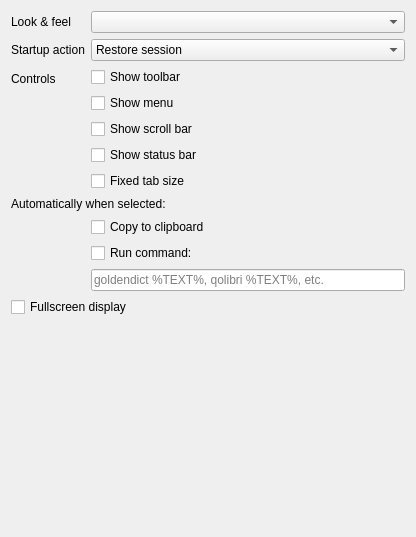
         <widget class="QWidget" name="scrollAreaWindowContents">
          <property name="geometry">
           <rect>
            <x>0</x>
            <y>0</y>
            <width>416</width>
            <height>537</height>
           </rect>
          </property>
          <layout class="QVBoxLayout" name="verticalLayout_2">
           <item>
            <layout class="QFormLayout" name="formLayout_3">
             <item row="0" column="0">
              <widget class="QLabel" name="label_5">
               <property name="text">
                <string>Look &amp; feel</string>
               </property>
              </widget>
             </item>
             <item row="0" column="1">
              <widget class="QComboBox" name="cbLookAndFeel"/>
             </item>
             <item row="1" column="0">
              <widget class="QLabel" name="label_10">
               <property name="text">
                <string>Startup action</string>
               </property>
              </widget>
             </item>
             <item row="1" column="1">
              <widget class="QComboBox" name="cbStartupAction">
               <item>
                <property name="text">
                 <string>Restore session</string>
                </property>
               </item>
               <item>
                <property name="text">
                 <string>Show list of recent books</string>
                </property>
               </item>
               <item>
                <property name="text">
                 <string>Show File Open dialog</string>
                </property>
               </item>
               <item>
                <property name="text">
                 <string>Do nothing</string>
                </property>
               </item>
              </widget>
             </item>
             <item row="2" column="0">
              <widget class="QLabel" name="label_16">
               <property name="text">
                <string>Controls</string>
               </property>
              </widget>
             </item>
             <item row="2" column="1">
              <layout class="QVBoxLayout" name="verticalLayout_6">
               <item>
                <widget class="QCheckBox" name="cbWindowShowToolbar">
                 <property name="text">
                  <string>Show toolbar</string>
                 </property>
                </widget>
               </item>
               <item>
                <widget class="QCheckBox" name="cbWindowShowMenu">
                 <property name="text">
                  <string>Show menu</string>
                 </property>
                </widget>
               </item>
               <item>
                <widget class="QCheckBox" name="cbWindowShowScrollbar">
                 <property name="text">
                  <string>Show scroll bar</string>
                 </property>
                </widget>
               </item>
               <item>
                <widget class="QCheckBox" name="cbWindowShowStatusBar">
                 <property name="text">
                  <string>Show status bar</string>
                 </property>
                </widget>
               </item>
               <item>
                <widget class="QCheckBox" name="cbWindowFixedTabSize">
                 <property name="text">
                  <string>Fixed tab size</string>
                 </property>
                </widget>
               </item>
              </layout>
             </item>
             <item row="3" column="0" colspan="2">
              <widget class="QLabel" name="label_57">
               <property name="text">
                <string>Automatically when selected:</string>
               </property>
              </widget>
             </item>
             <item row="4" column="1">
              <widget class="QCheckBox" name="cbAutoClipboard">
               <property name="toolTip">
                <string>automatically copy text to clipboard when selected</string>
               </property>
               <property name="text">
                <string>Copy to clipboard</string>
               </property>
              </widget>
             </item>
             <item row="5" column="1">
              <widget class="QCheckBox" name="cbAutoCmdExec">
               <property name="text">
                <string>Run command:</string>
               </property>
              </widget>
             </item>
             <item row="6" column="1">
              <widget class="QLineEdit" name="cbSelectionCommand">
               <property name="toolTip">
                <string>Automatically send selected text to this application.
%TEXT% will be replaced with the selected text.</string>
               </property>
               <property name="text">
                <string/>
               </property>
               <property name="placeholderText">
                <string>goldendict %TEXT%, qolibri %TEXT%, etc.</string>
               </property>
              </widget>
             </item>
            </layout>
           </item>
           <item>
            <widget class="QCheckBox" name="cbWindowFullscreen">
             <property name="text">
              <string>Fullscreen display</string>
             </property>
            </widget>
           </item>
           <item>
            <spacer name="verticalSpacer_2">
             <property name="orientation">
              <enum>Qt::Orientation::Vertical</enum>
             </property>
             <property name="sizeType">
              <enum>QSizePolicy::Policy::Expanding</enum>
             </property>
             <property name="sizeHint" stdset="0">
              <size>
               <width>0</width>
               <height>0</height>
              </size>
             </property>
            </spacer>
           </item>
          </layout>
         </widget>
